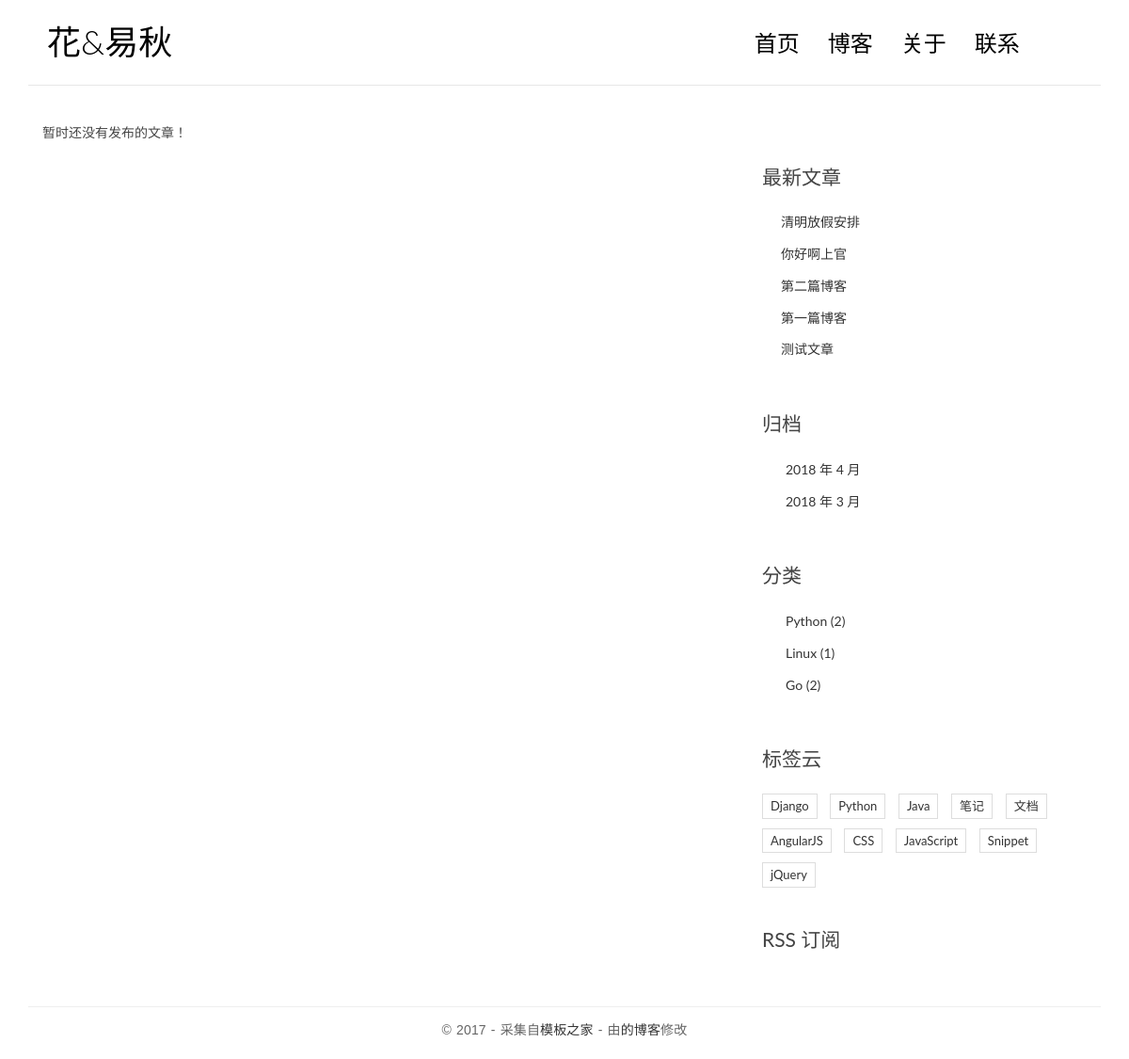
The page /search/ on the database as committed earlier.
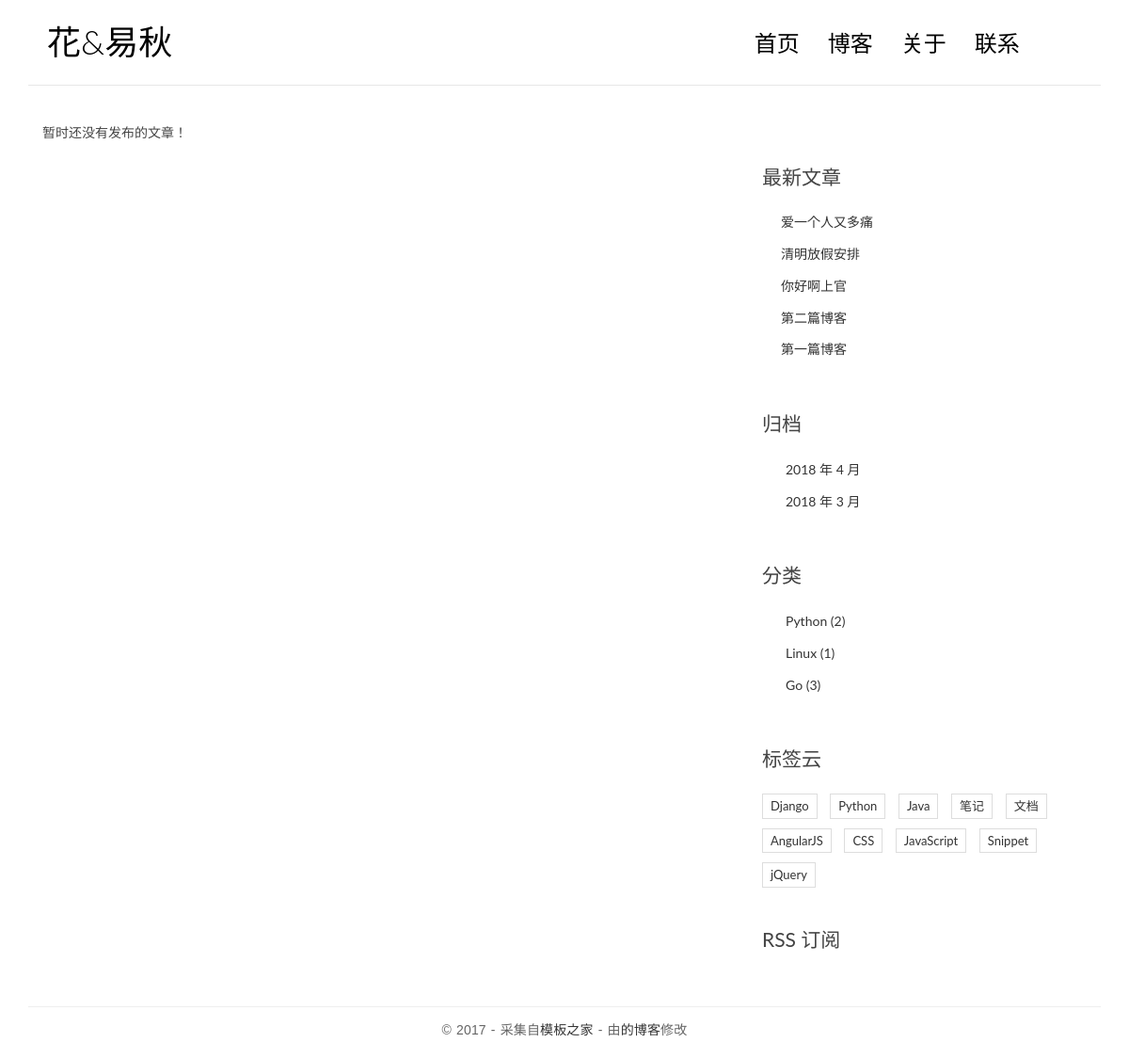
The same page on the database as committed later.
### blog/models.py (models this page shows, shortened)
class Post(models.Model):
    title = models.CharField(max_length=70)
    body = models.TextField()
    created_time = models.DateTimeField(
        auto_now=True,
    )
    modified_time = models.DateTimeField(
        auto_now_add=True,
    )
    excerpt = models.CharField(max_length=200, blank=True,null=True)
    category = models.ForeignKey(Category)
    tags = models.ManyToManyField(Tag, blank=True)
    views = models.PositiveIntegerField(default=0)
    def get_absolute_url(self):
        return reverse('blog:detail', kwargs={'pk': self.pk})
    class Meta:
        ordering = ['-created_time','title']  # 在类中先自动排序

class Category(models.Model):
    name = models.CharField(max_length=100)

### blog/views.py (the view)
# urls.py: url(r'^search/$', views.search, name='search'),
def search(request):
    q = request.GET.get('q')
    error_msg = ''
    if not q:
        error_msg = "请输入关键词"
        return render(request, 'blog/index.html', {'error_msg': error_msg})
    post_list = Post.objects.filter(Q(title__icontains=q) | Q(body__icontains=q))
    return render(request, 'blog/index.html', {'error_msg': error_msg,
                                               'post_list': post_list})

### blog/templatetags/blog_tags.py (called while the page is built)
@register.simple_tag
def get_recent_posts(num=5):
    return Post.objects.all().order_by('-created_time')[:num]

@register.simple_tag
def archives():
    return Post.objects.dates('created_time', 'month', order='DESC')

@register.simple_tag
def get_categories():
    return Category.objects.annotate(num_posts=Count('post')).filter(num_posts__gt=0)

### blog/templates/blog/index.html (shortened to what this page needs)
{% extends 'base.html' %}
{% load staticfiles %}
{% block main %}
<main class="col-md-8">
        {% for contact in contacts %}
        <article class="post post-{{ post.pk }}">
            <header class="entry-header">
                <h1 class="entry-title">
                    <a href="{{ contact.get_absolute_url }}">{{ contact.title }}</a>
                </h1>
                <div class="entry-meta">
                    <span class="post-category"><a href="#">{{ contact.category.name }}</a></span>
                    <span class="post-date"><a href="#"><time class="entry-date"
                                                              datetime="{{ post.created_time }}">{{ contact.created_time }}</time></a></span>
                    <span class="post-author"><a href="#">{{ contact.author }}</a></span>
                    <span class="comments-link"><a href="#">{{ contact.comment_set.count }} 评论</a></span>
                    <span class="views-count"><a href="#">{{ contact.views }} 阅读</a></span>
                </div>
            </header>
            <div class="entry-content clearfix">
                <p>{{ contact.excerpt }}</p>
                <div class="read-more cl-effect-14">
                    <a href="{{ contact.get_absolute_url }}" class="more-link">继续阅读 <span class="meta-nav">→</span>
                    </a>
                </div>
            </div>
        </article>
        {% empty %}
        <div class="no-post">暂时还没有发布的文章！</div>
        {% endfor %}
</main>
{% endblock main %}

### blog/templates/base.html (shortened to what the changed rows need)
{% load staticfiles %}
{% load blog_tags %}
<!DOCTYPE html>
<html>
<head>
    <link href="https://cdn.bootcss.com/bootstrap/3.3.7/css/bootstrap.min.css" rel="stylesheet">
    <link rel="stylesheet" href="http://code.ionicframework.com/ionicons/2.0.1/css/ionicons.min.css">
    <link rel="stylesheet" href="/static/css/pace.css">
    <link rel="stylesheet" href="/static/css/paginate.css">
    <link rel="stylesheet" href="/static/css/custom.css">
    <link rel="stylesheet" href="{% static 'css/highlights/github.css' %}">
</head>
<body>
<div class="container">
    <header id="site-header">
        <div class="row">
            <div class="col-md-4 col-sm-5 col-xs-8">
                <div class="logo">
                    <h1><a href="{% url 'blog:index' %}"><b>花</b>&amp;易秋</a></h1>
                </div>
            </div>
        </div>
    </header>
</div>
<div class="content-body">
    <div class="container">
        <div class="row">
            <aside class="col-md-4">
                <div class="widget widget-recent-posts">
                    {% get_recent_posts as recent_post_list %}
                    <ul>
                        {% for post in recent_post_list %}
                        <li>
                            <a href="{{ post.get_absolute_url }}">{{ post.title }}</a>
                        </li>
                        {% empty %}
                        暂无文章！
                        {% endfor %}
                    </ul>
                </div>
                <div class="widget widget-archives">
                    {% archives as date_list %}
                    <ul>
                        {% for date in date_list %}
                        <li>
                            <a href="{% url 'blog:archives' date.year date.month %}">{{ date.year }} 年 {{ date.month }}
                                月</a>
                        </li>
                        {% empty %}
                        暂无归档！
                        {% endfor %}
                    </ul>
                </div>
                <div class="widget widget-category">
                    {% get_categories as category_list %}
                    <ul>
                        {% for category in category_list %}
                        <li>
                            <a href="{% url 'blog:category' category.pk %}">{{ category.name }}
                                <span class="post-count">({{ category.num_posts }})</span></a>
                        </li>
                        {% empty %}
                        暂无分类！
                        {% endfor %}
                    </ul>
                </div>
            </aside>
        </div>
    </div>
</div>
</body>
</html>

Rows that differ between the two databases and show on the page:
no longer on this page (row edited): Post: title "测试文章"
added Post: title "爱一个人又多痛"
computed for Category "Go": num_posts "2" → "3"
